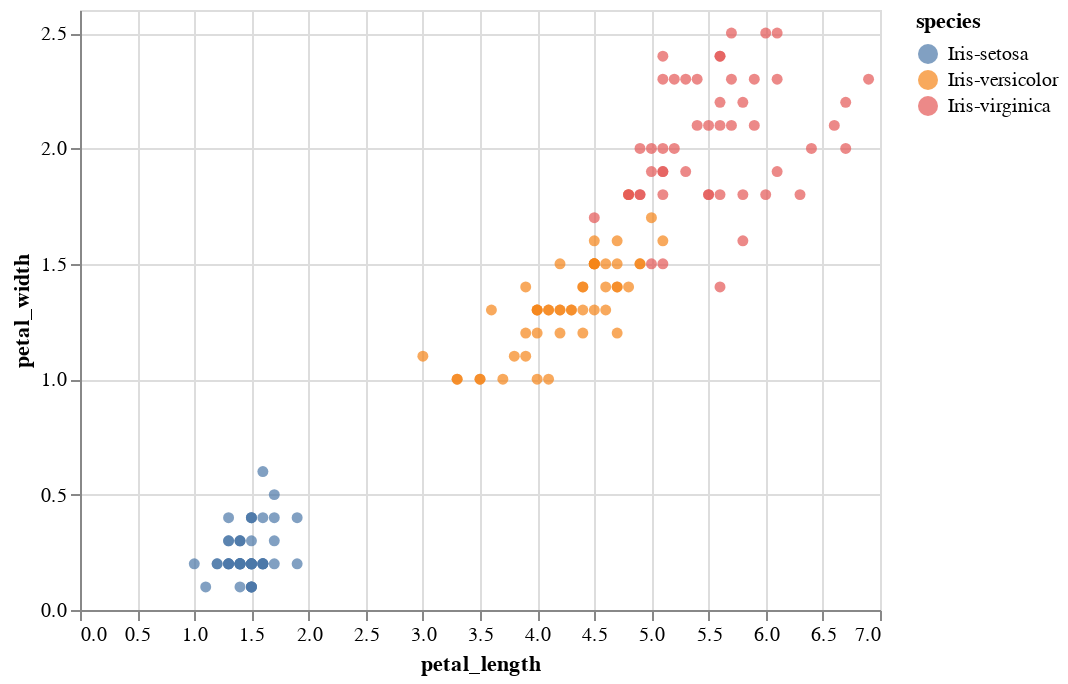

This figure's notebook cell:
### Markdown cell above
## Part B: Visualize the Data

Use your preferred visualization library to create a scatterplot showing petal length vs petal width. You should plot each flower species as a different color on the scatter plot.

### Code cell
import altair as alt

chart1 = alt.Chart(data).mark_circle().encode(
    alt.X("petal_length"),
    alt.Y("petal_width"),
    color="species"
)
chart1

### Figure 1 — Vega-Lite specification as saved in the notebook (floating-point values rounded to 4 significant figures; data arrays with more than 128 entries replaced by an {"elided": "..."} marker saying what was removed)
{"config": {"view": {"continuousWidth": 400, "continuousHeight": 300}}, "data": {"name": "data-2d94771ea62125b445223a5fc16e2995"}, "mark": "circle", "encoding": {"color": {"field": "species", "type": "nominal"}, "x": {"field": "petal_length", "type": "quantitative"}, "y": {"field": "petal_width", "type": "quantitative"}}, "$schema": "https://vega.github.io/schema/vega-lite/v4.17.0.json", "datasets": {"data-2d94771ea62125b445223a5fc16e2995": {"elided": "150 records"}}}
